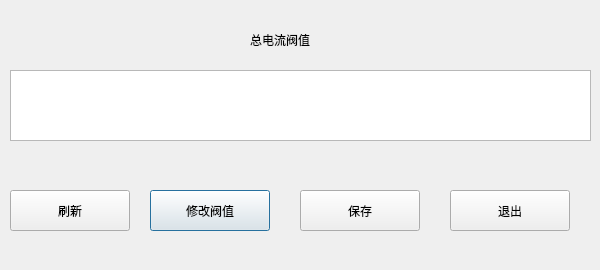
<?xml version="1.0" encoding="UTF-8"?>
<ui version="4.0">
 <class>TOTAL_ThresholdDlg</class>
 <widget class="QDialog" name="TOTAL_ThresholdDlg">
  <property name="geometry">
   <rect>
    <x>0</x>
    <y>0</y>
    <width>600</width>
    <height>270</height>
   </rect>
  </property>
  <property name="windowTitle">
   <string>Dialog</string>
  </property>
  <widget class="QPushButton" name="setThresholdBtn">
   <property name="geometry">
    <rect>
     <x>150</x>
     <y>190</y>
     <width>120</width>
     <height>41</height>
    </rect>
   </property>
   <property name="text">
    <string>修改阀值</string>
   </property>
  </widget>
  <widget class="QPushButton" name="quitBtn">
   <property name="geometry">
    <rect>
     <x>450</x>
     <y>190</y>
     <width>120</width>
     <height>41</height>
    </rect>
   </property>
   <property name="text">
    <string>退出</string>
   </property>
  </widget>
  <widget class="QPushButton" name="saveBtn">
   <property name="geometry">
    <rect>
     <x>300</x>
     <y>190</y>
     <width>120</width>
     <height>41</height>
    </rect>
   </property>
   <property name="text">
    <string>保存</string>
   </property>
  </widget>
  <widget class="QPushButton" name="refreshBtn">
   <property name="geometry">
    <rect>
     <x>10</x>
     <y>190</y>
     <width>120</width>
     <height>41</height>
    </rect>
   </property>
   <property name="text">
    <string>刷新</string>
   </property>
  </widget>
  <widget class="QTableWidget" name="tableWidget">
   <property name="geometry">
    <rect>
     <x>10</x>
     <y>70</y>
     <width>581</width>
     <height>71</height>
    </rect>
   </property>
  </widget>
  <widget class="QLabel" name="label">
   <property name="geometry">
    <rect>
     <x>130</x>
     <y>20</y>
     <width>300</width>
     <height>40</height>
    </rect>
   </property>
   <property name="text">
    <string>总电流阀值</string>
   </property>
   <property name="alignment">
    <set>Qt::AlignCenter</set>
   </property>
  </widget>
 </widget>
 <tabstops>
  <tabstop>tableWidget</tabstop>
  <tabstop>quitBtn</tabstop>
  <tabstop>saveBtn</tabstop>
  <tabstop>refreshBtn</tabstop>
  <tabstop>setThresholdBtn</tabstop>
 </tabstops>
 <resources/>
 <connections/>
</ui>
